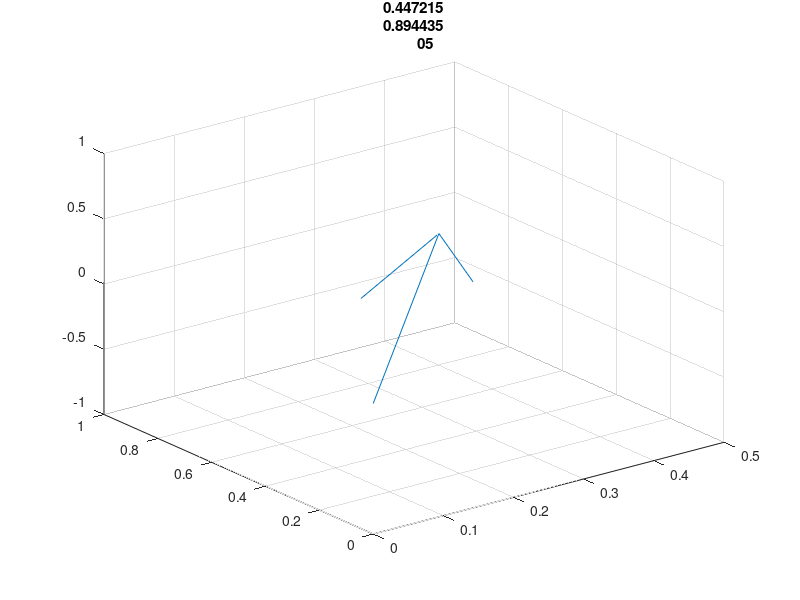
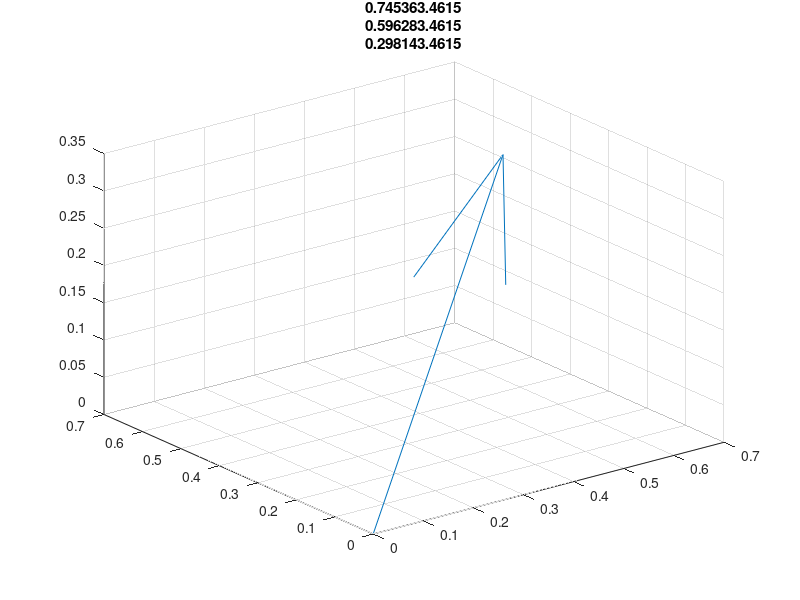
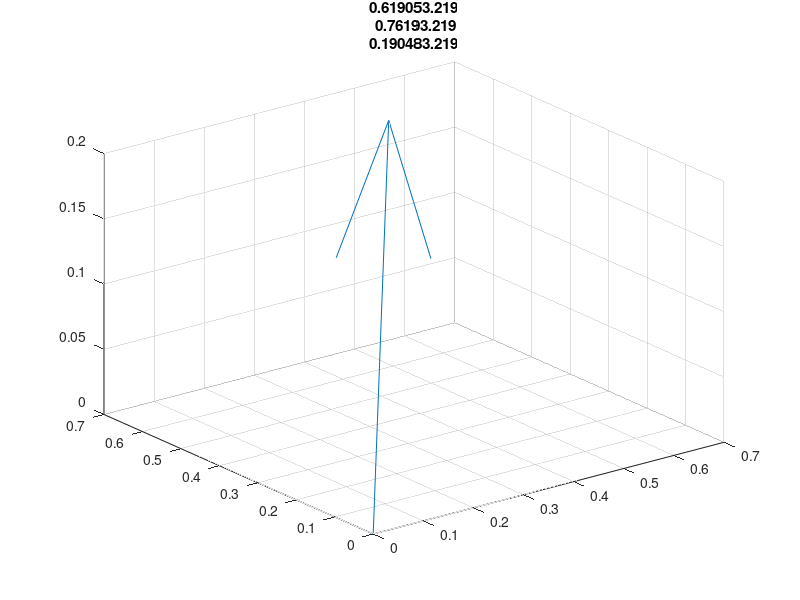
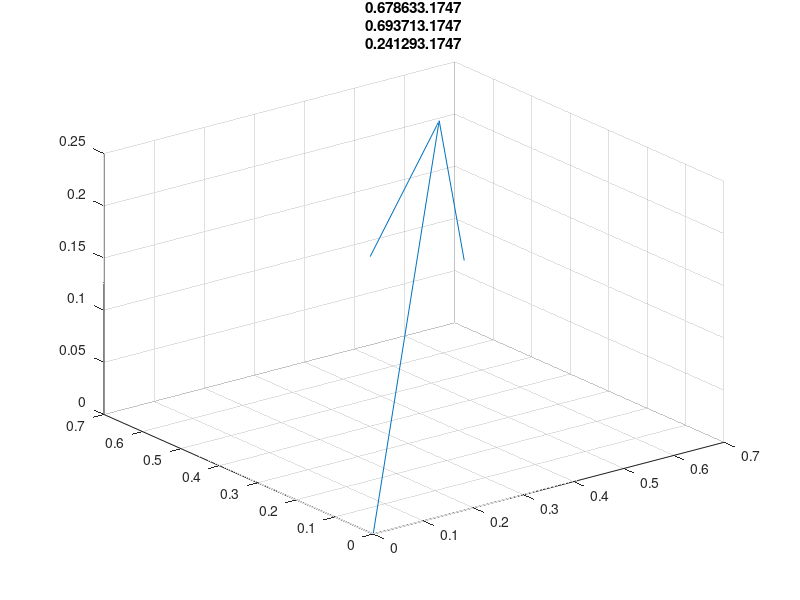

Write the MATLAB code that produced these figures, in order.
res = 10^(-13);
A = [[1, 2, 0];
    [2, 1, 1];
    [0, 1, 0];]
[V, D] =eig(A)
eigen_value = diag(D);
norm(A*V(:,3)-eigen_value(3)*V(:,3))
x = [1; 0; 0]

ite = 0;
lambda = 0;

while res < abs(norm(A*x-lambda*x))
    y = A*x;
    ite = ite +1
    lambda = dot(y,y)/dot(y,x);
    x = y;
    x = x/norm(x);
    figure
    fig = quiver3(0,0,0,x(1),x(2),x(3));
    title(strcat(num2str(x),num2str(lambda)))
    saveas(fig,strcat('eigenvector',num2str(ite),'.png'))
end

disp('residual norm')
norm(norm(A*x-lambda*x))
